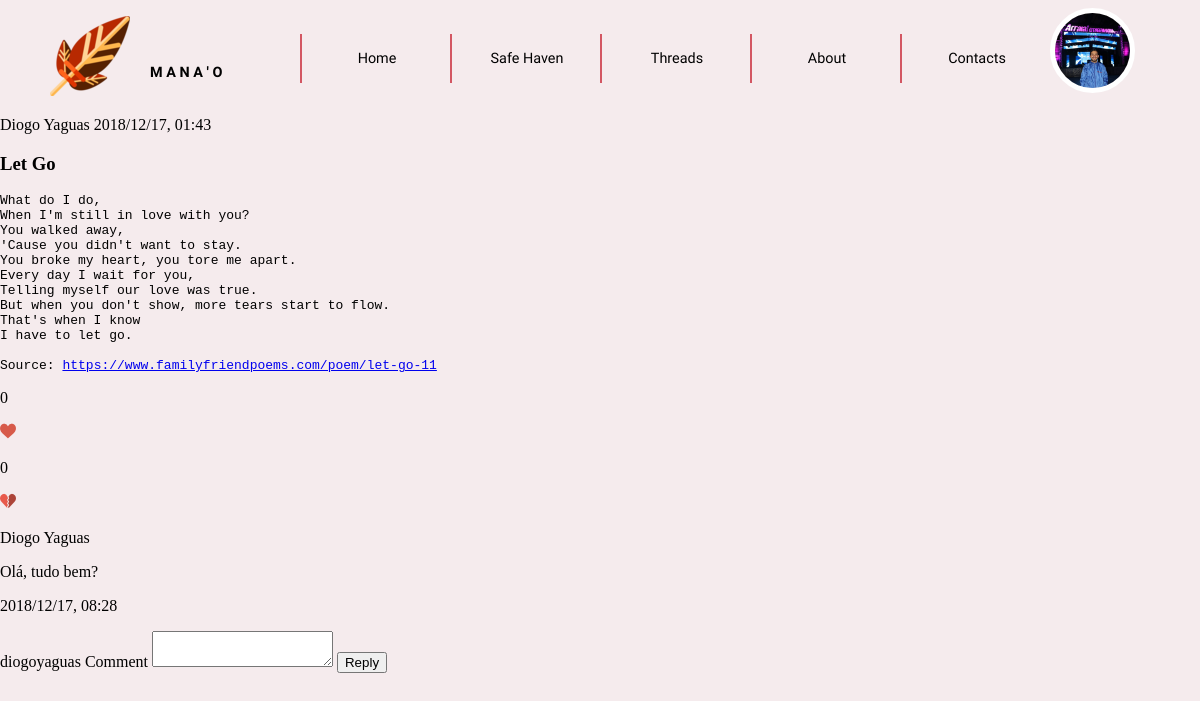
The page /templates/viewPost.php?id=14 (signed in) on the database as committed earlier.
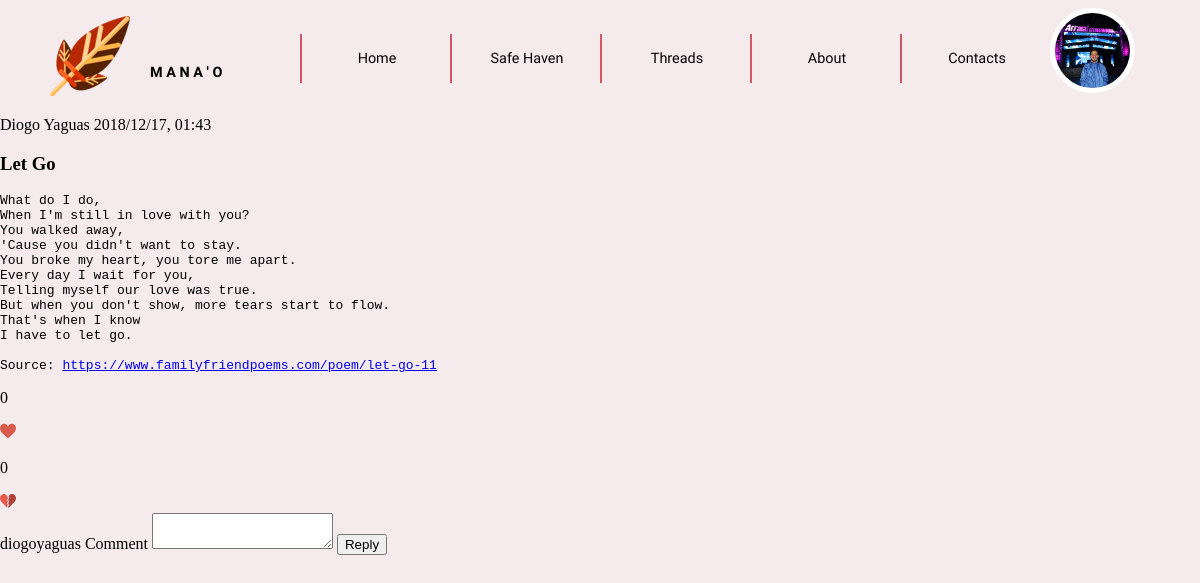
The same page on the database as committed later.
### tables this page shows
CREATE TABLE User (ID INTEGER PRIMARY KEY AUTOINCREMENT, Username STRING UNIQUE NOT NULL, Password CHAR (256) NOT NULL, Name STRING NOT NULL, Email STRING NOT NULL UNIQUE, Bio STRING, Profile_Pic STRING NOT NULL DEFAULT "default.png", Posts INTEGER DEFAULT 0, Comments INTEGER DEFAULT 0, Upvotes INTEGER DEFAULT 0, Downvotes INTEGER DEFAULT 0, ParticipationDate STRING NOT NULL);

CREATE TABLE Post (ID INTEGER PRIMARY KEY AUTOINCREMENT, User_ID INTEGER NOT NULL REFERENCES User (ID), Title STRING NOT NULL, Text STRING NOT NULL, Date STRING NOT NULL, Upvotes INTEGER DEFAULT 0, Downvotes INTEGER DEFAULT 0);

CREATE TABLE Comments (ID INTEGER PRIMARY KEY AUTOINCREMENT, Post_ID INTEGER REFERENCES Post, User_ID INTEGER NOT NULL REFERENCES User (ID), Text STRING NOT NULL, Date STRING NOT NULL, Upvotes INTEGER DEFAULT 0, Downvotes INTEGER DEFAULT 0);

### database/user.php (called while the page is built, shortened)
<?php
      function getName($userID) {
        global $dbh;
        try {
          $stmt = $dbh->prepare('SELECT Name FROM User WHERE ID = ?');
          $stmt->execute(array($userID));
          if($row = $stmt->fetch()){
            return $row['Name'];
          }
        }catch(PDOException $e) {
          return -1;
        }
      }
    function getUserPhoto($userID) {
      global $dbh;
      try {
        $stmt = $dbh->prepare('SELECT Profile_Pic FROM User WHERE ID = ?');
        if($stmt->execute(array($userID))) {
          $row = $stmt->fetch();
          return $row['Profile_Pic'];
        }
      }catch(PDOException $e) {
        return null;
      }
    }
?>

### database/post.php (called while the page is built, shortened)
<?php
	function getPostByID($postID)
	{
		global $dbh;
		try {
			$stmt = $dbh->prepare('SELECT * from Post WHERE ID = ?');
			if($stmt->execute(array($postID)))
				return $stmt->fetch();
			else
				return -1;
		} catch(PDOException $e) {
			return -1;
		}
	}
	function getPostComments($postID)
	{
		global $dbh;
		try {
			$stmt = $dbh->prepare('SELECT * from Comments WHERE Post_ID = ?');
			if($stmt->execute(array($postID)))
				return $stmt->fetchAll();
			else
				return -1;
		} catch(PDOException $e) {
			return -1;
		}
	}
?>

### templates/viewPost.php (the view, shortened to what this page needs)
<?php
include_once ("header.php");
?>
    <!DOCTYPE html>
    <html>
    <head>
        <link href="../css/main_layout.css" rel="stylesheet">
        <link href="../css/main_style.css" rel="stylesheet">
        <link href="../css/posts.css" rel="stylesheet">
    </head>
    <body>
        <?php
            include_once ("../includes/init.php");
			include_once ("../database/post.php");
			include_once ("../actions/verifyAndConvertText.php");
            $post = getPostByID($_GET['id']);
            $comments = getPostComments($_GET['id']);
        ?>
            <section class="viewPost">
				<div id="post">
					<article>
						<header>
							<span class="author">
								<?php echo getName($post['User_ID']) ?>
							</span>
							<span class="date">
								<?=$post['Date'] ?>
							</span>
						</header>
						<div>
							<h1>
								<?=$post['Title'] ?>
							</h1>
						</div>
						<div>
							<pre id="text"><?php convertText($post['Text']); ?></pre>
						</div>
					</article>
					<footer>
						<div id="upvotes">
							<p id="upvote<?=$_GET['id']?>">
								<?=$post['Upvotes']?>
							</p>
							<img src="../images/upvote.png"alt="Upvote">
						</div>
						<div id="downvotes">
							<p id="downvote<?=$_GET['id']?>">
								<?=$post['Downvotes']?>
							</p>
							<img src="../images/downvote.png"alt="Downvote">
						</div>
					</footer>
				</div>
				<div id="comments">
				<?php  foreach($comments as $comment){ ?>
						<article>
							<p id="name">
								<?php echo getName($comment['User_ID']) ?>
							</p>
							<div id="commentText">
							</div>
							<p id="commentDate">
								<?=$comment['Date'] ?>
							</p>
						</article>
				<?php unset($comment); } ?>
				</div>
					<label>
						<?=$_SESSION['username']?>
					</label>
					<label>Comment
						<textarea id="newCommentText" name="text" wrap="hard"></textarea>
					</label>
					<input id="replyButton" type="submit" value="Reply">
			</section>
	</body>
</html>

### templates/header.php (shortened to what this page needs)
<!DOCTYPE html>
<html>
<head>
    <link href="../css/main_layout.css" rel="stylesheet">
    <link href="../css/main_style.css" rel="stylesheet">
</head>
<body>
    <header>
        <label class="homeButton" type="submit_home" value="" onclick="window.location='home.php';"></label>
        <h3>M A N A ' O</h3>
        <nav id="menu">
            <ol>
                <li><a href="home.php">Home</a></li>
                <li><a href="http://www.pixelthoughts.co/#">Safe Haven</a></li>
                <li><a href="#threads">Threads</a></li>
                <li><a href="about.php">About</a></li>
                <li><a href="contacts.php">Contacts</a></li>
            </ol>
        </nav>
        <div class="dropdown">
                <img id="profile" src="../profilePictures/<?php
                    include_once('../includes/init.php');
                    include_once("../database/user.php");
                    echo getUserPhoto($_SESSION['userID']);
                ?>" alt="Profile picture" onclick="myFunction()" class="dropbtn">
            </div>
    </header>

### actions/verifyAndConvertText.php
<?php
    function convertText($text) {
        $reg_exUrl = "/(http|https|ftp|ftps)\:\/\/[a-zA-Z0-9\-\.]+\.[a-zA-Z]{2,3}(\/\S*)?/";
        if (preg_match($reg_exUrl, $text, $url)) {
            echo preg_replace($reg_exUrl, '<a href="' . $url[0] . '" rel="nofollow">' . $url[0] . '</a>', $text);
        } else echo $text;
}
?>

### css/main_layout.css (style rules this page uses)
body { margin: 0em; }
body > header { margin: 0em; display: grid; grid-template-rows: auto; grid-template-columns: 1fr 1fr 5fr 1fr; grid-template-areas: "manao name navigator profilepic"; position: -webkit-sticky; position: sticky; top: 0; width: 100%; }
.homeButton { grid-area: manao; justify-self: right; align-self: center; height: auto; }
body > header > h3 { grid-area: name; margin: 0em; justify-self: left; align-self: center; }
#menu { grid-area: navigator; justify-self: right; align-self: center; }
#menu ol li { display: inline-flex; width: 100%; justify-self: center; }
#menu ol { margin: 0em; display: grid; grid-template-rows: auto; grid-template-columns: 1fr 1fr 1fr 1fr 1fr; grid-template-areas: "home safehaven threads contacts about"; width: 100%; }
#menu ol > li { justify-self: left; align-self: center; justify-items: center; justify-content: space-evenly; }
#menu ol > :nth-child(1) { grid-area: home; }
#menu ol > :nth-child(2) { grid-area: safehaven; }
#menu ol > :nth-child(3) { grid-area: threads; }
#menu ol > :nth-child(4) { grid-area: contacts; }
#menu ol > :nth-child(5) { grid-area: about; }
.dropbtn { color: white; border: none; cursor: pointer; }
.dropdown { position: relative; display: inline-block; }

### css/main_style.css (style rules this page uses)
:root { --maincolor_bckgrnd: #F5EBED; --color_separator: #996666; --color_text: #000000; --color_manao: #D35763; --color_manao2: #DF7175; --color_smallhover: #2a2f33; }
body { margin: 0; background-color: var(--maincolor_bckgrnd); color: var(--color_text); }
body > header { margin: 0; background-color: var(--maincolor_bckgrnd); }
body > header > h3 { margin-top: 2em; font-family: 'Julius Sans One', sans-serif; font-size: 0.9em; text-align: left; height: auto; color: var(--color_text); }
.homeButton { background:url(../images/icon.png) no-repeat; cursor:pointer; border:none; width:100px; height:100px; margin-top:1em; }
#menu { width: 100%; }
#menu ol { margin:0; padding: 0; }
#menu li { align-items: center; list-style-type: none; margin:1em 0; width: 100%; height: 100%; }
#menu li a { font-family: 'Julius Sans One', sans-serif; font-size: 0.9em; color: var(--color_text); text-decoration: none; text-align: center; height: auto; -webkit-transition: color 0.6s; transition: color 0.6s ease; }
nav > ol > li { border-left: 2px solid var(--color_manao); height: 100%; }
#profile { margin-top: 8px; width: 75px; height: 75px; border:5px solid white; border-radius: 100px 100px; }

### css/posts.css (style rules this page uses)
:root { --maincolor_bckgrnd: #F5EBED; --color_separator: #5f3939; --color_text: #000000; --color_manao: #D35763; --color_manao2: #DF7175; --color_smallhover: #2a2f33; }

Rows that differ between the two databases and show on the page:
removed comments: User_ID.Name "Diogo Yaguas", Text "Olá, tudo bem?", Date "2018/12/17, 08:28"
